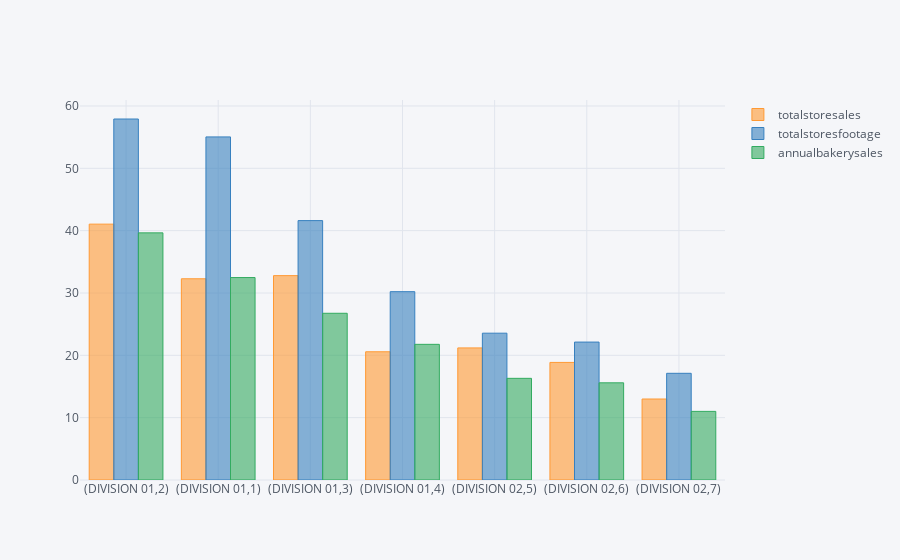

Notebook code for this chart:
### Code cell
#based on this we can see the more the total suare footage more the total sales which is more the annualbakery sales

sales.groupby(['division','subregion']).agg({'totalstoresales':sum,'totalstoresfootage':sum,'annualbakerysales':sum}).\
sort_values(['totalstoresfootage','totalstoresales'],ascending=False).iplot(kind='bar')

### Figure 1 — Plotly figure (JSON) as saved in the notebook; plotly's stock layout.template omitted (floating-point values rounded to 4 significant figures)
{"data": [{"marker": {"color": "rgba(255, 153, 51, 0.6)", "line": {"color": "rgba(255, 153, 51, 1.0)", "width": 1}}, "name": "totalstoresales", "orientation": "v", "text": "", "type": "bar", "uid": "cdb491ec-1554-4265-9392-52059f86ea61", "x": ["(DIVISION 01,2)", "(DIVISION 01,1)", "(DIVISION 01,3)", "(DIVISION 01,4)", "(DIVISION 02,5)", "(DIVISION 02,6)", "(DIVISION 02,7)"], "y": [41.05, 32.28, 32.78, 20.57, 21.19, 18.86, 12.99]}, {"marker": {"color": "rgba(55, 128, 191, 0.6)", "line": {"color": "rgba(55, 128, 191, 1.0)", "width": 1}}, "name": "totalstoresfootage", "orientation": "v", "text": "", "type": "bar", "uid": "4c6c390c-8532-46df-acce-417ffdc60214", "x": ["(DIVISION 01,2)", "(DIVISION 01,1)", "(DIVISION 01,3)", "(DIVISION 01,4)", "(DIVISION 02,5)", "(DIVISION 02,6)", "(DIVISION 02,7)"], "y": [57.91, 55.04, 41.61, 30.21, 23.55, 22.13, 17.12]}, {"marker": {"color": "rgba(50, 171, 96, 0.6)", "line": {"color": "rgba(50, 171, 96, 1.0)", "width": 1}}, "name": "annualbakerysales", "orientation": "v", "text": "", "type": "bar", "uid": "2a794862-d14a-42d9-8320-a338dfe75640", "x": ["(DIVISION 01,2)", "(DIVISION 01,1)", "(DIVISION 01,3)", "(DIVISION 01,4)", "(DIVISION 02,5)", "(DIVISION 02,6)", "(DIVISION 02,7)"], "y": [39.65, 32.48, 26.75, 21.76, 16.31, 15.59, 11.01]}], "layout": {"legend": {"bgcolor": "#F5F6F9", "font": {"color": "#4D5663"}}, "paper_bgcolor": "#F5F6F9", "plot_bgcolor": "#F5F6F9", "title": {"font": {"color": "#4D5663"}}, "xaxis": {"gridcolor": "#E1E5ED", "showgrid": true, "tickfont": {"color": "#4D5663"}, "title": {"font": {"color": "#4D5663"}, "text": ""}, "zerolinecolor": "#E1E5ED"}, "yaxis": {"gridcolor": "#E1E5ED", "showgrid": true, "tickfont": {"color": "#4D5663"}, "title": {"font": {"color": "#4D5663"}, "text": ""}, "zerolinecolor": "#E1E5ED"}}}
